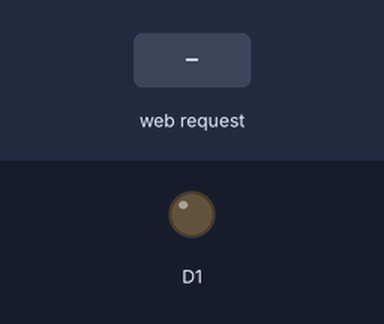
A sketch run on a simulated ESP8266 (NodeMCU). Shown: output pins drawn as LEDs (lit = HIGH). The test bench sets the inputs (shaded band). WiFi joins after 1.5 s; servers stay silent unless stated; what the sketch prints to the serial monitor is not drawn.

Above: at 2.7 s.
2.8 s: HTTP request GET /FOCO=ON received
At 3.7 s:
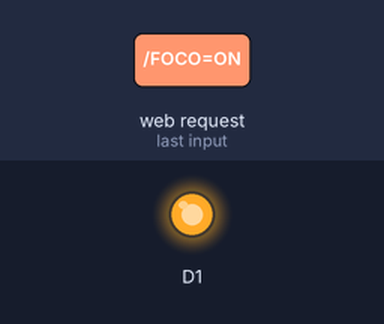
4.3 s: HTTP request GET /FOCO=OFF received
At 4.9 s:
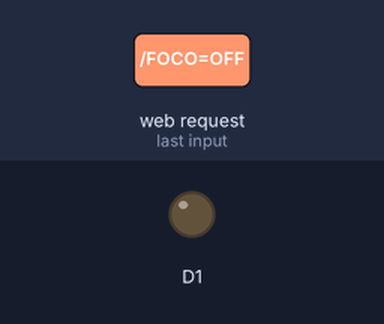
Timing chart, 0 to 7.3 s (numbered marks = the images above; inputs shaded):
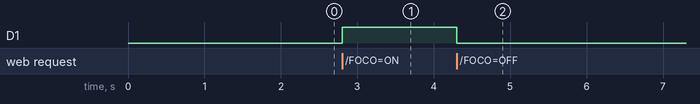

Measured:
- after the input at 2.8 s, D1: LOW → HIGH at once
- after the input at 4.3 s, D1: HIGH → LOW at once

The sketch:

encenderFoco.ino
```cpp
#include <ESP8266WiFi.h>

const char* SSID = "VIZCAYA_COLIMA";
const char* password = "*ceuva.colima2022";

int foco_status = LOW;

WiFiServer serverHTTP(80);

void setup() {
  Serial.begin(9600);
  pinMode(D1, OUTPUT);
  digitalWrite(D1, LOW);

  WiFi.begin(SSID, password);

  while(WiFi.status() != WL_CONNECTED){
    delay(500);
    Serial.print(".");
  }
  Serial.println("");
  Serial.println("Wifi Connected");

  Serial.print("IP asignada: ");
  Serial.print(WiFi.localIP());
  Serial.println("");

  serverHTTP.begin();
  Serial.println("Servidor conectado");
}

void loop() {
  WiFiClient client = serverHTTP.available();
  if(!client){
    return;
  }

  Serial.println("Ya se conecto un cliente");

  while(!client.available()){
    delay(1);
  }

  String request = client.readStringUntil('\r');
  Serial.println(request);

  if(request.indexOf("/FOCO=ON") != -1){
    digitalWrite(D1, HIGH);
    foco_status = HIGH;
  }
  if(request.indexOf("/FOCO=OFF") != -1){
    digitalWrite(D1, LOW);
    foco_status = LOW;
  }

  client.println("HTTP/1.1 200 OK");
  client.println("Content-type: text/html");
  client.println("");

  client.println("<!DOCTYPE HTML>");
  client.println("<html> ");
  client.println("<head> <meta charset='UTF-8'> </head>");
  client.println("<body>");
    client.print("Estado del foco: ");
    if(foco_status == LOW){
      client.println("Apagado");
    }else{
      client.println("Encendido");
    }
  client.println("<br>");
  client.println("<a href=\"/FOCO=ON\"\"><button>Encender</button></a>");
  client.println("<a href=\"/FOCO=OFF\"\"><button>Apagar</button></a><br />");
  client.println("<br>");
  client.println("</body>");
  client.println("</html> ");

  delay(1);
  client.stop();
  Serial.println("Cliente desconectado");
}
```
